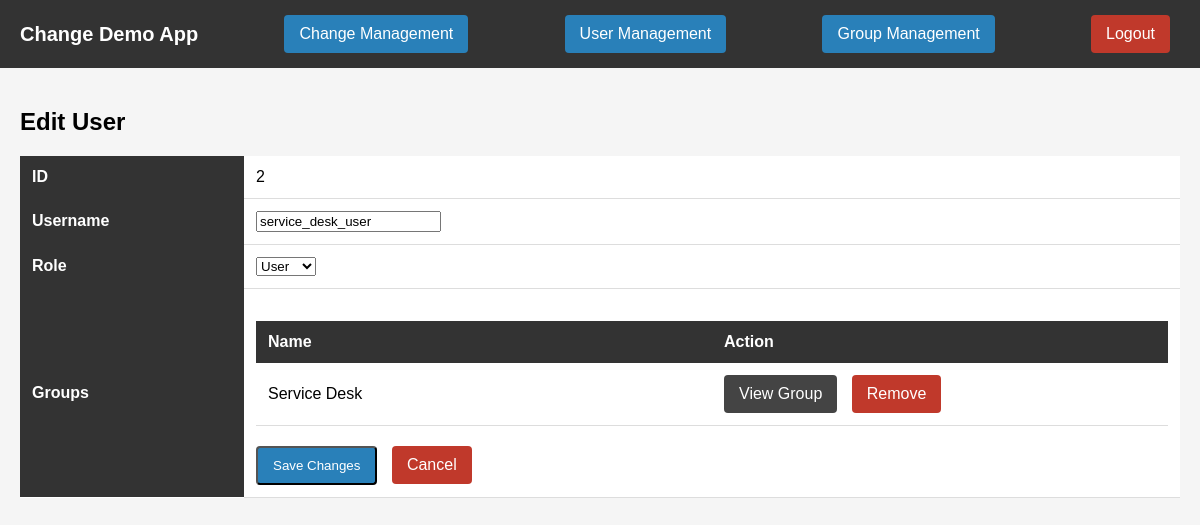
/edit_user/2 (signed in), run on the app's committed database.
### Change_Demo_System/models.py (models this page shows, shortened)
class User(UserMixin, db.Model):
    id = db.Column(db.Integer, primary_key = True)
    username = db.Column(db.String(100), unique =True, nullable = False)
    password = db.Column(db.String(20), nullable = False)
    role = db.Column(db.String(20), nullable=False, default='User')
    groups = db.relationship('Group', secondary='user_group', backref='users')

class Group(db.Model):
    id = db.Column(db.Integer, primary_key=True)
    name = db.Column(db.String(100), unique=True, nullable=False)

### Change_Demo_System/routes/user_management.py (the view)
@user_management_bp.route("/edit_user/<int:user_id>", methods=["GET", "POST"])
@login_required
def edit_user(user_id):
    user = User.query.get(user_id)
    role_options = ["Admin", "User"]
    all_groups = Group.query.all()
    user_group_ids = [g.id for g in user.groups]
    if request.method == "POST":
        user.username = request.form["username"]
        user.role = request.form["role"]
        db.session.commit()
        return redirect(url_for("user_management.user_list"))
    return render_template("edit_user.html", user=user, role_options=role_options, all_groups=all_groups, user_group_ids=user_group_ids)

### Change_Demo_System/templates/edit_user.html (shortened to what this page needs)
{% extends "base.html" %}
{% block content %}
<h2>Edit User</h2>
<form action="{{ url_for('user_management.edit_user', user_id=user.id) }}" method="POST">
    <table class="detail-table">
        <tr>
            <th>ID</th>
            <td>{{ user.id }}</td>
        </tr>
        <tr>
            <th>Username</th>
            <td>
                <input type="text" name="username" value="{{ user.username }}" required>
            </td>
        </tr>
        <tr>
            <th>Role</th>
            <td>
                <select name="role" required>
                    <option value="User" {% if user.role == "User" %}selected{% endif %}>User</option>
                </select>
            </td>
        </tr>
        <tr>
            <th>Groups</th>
            <td>
                {% if user.groups %}
                <table class="detail-table">
                    <thead>
                        <tr>
                            <th>Name</th>
                            <th>Action</th>
                        </tr>
                    </thead>
                    <tbody>
                        {% for group in user.groups %}
                        <tr>
                            <td>{{ group.name }}</td>
                            <td>
                                <a class ="btn" href="{{ url_for('group_management.view_group', group_id=group.id) }}">View Group</a>
                                <a href="{{ url_for('usergroup_management.remove_user_from_group', user_id=user.id, group_id=group.id) }}"
                                   class="btn btn-danger btn-sm"
                                   onclick="return confirm('Remove {{ user.username }} from {{ group.name }}?')">
                                   Remove
                                </a>
                            </td>
                        </tr>
                        {% endfor %}
                {% else %}
                    <em>No groups assigned</em>
                {% endif %}
            </td>
        </tr>
    </table>
    <div class="actions">
        <button type="submit" class="btn btn-primary">Save Changes</button>
        <a class="btn btn-danger" href="{{ url_for('user_management.user_list') }}">Cancel</a>
    </div>
</form>
{% endblock %}

### Change_Demo_System/templates/base.html (style rules this page uses)
body { margin: 0; font-family: Arial, sans-serif; background: #f5f5f5; }
.btn { display: inline-block; padding: 10px 15px; background: #444; color: white; text-decoration: none; border-radius: 4px; margin-right: 10px; }
.btn-danger { background: #c0392b; }
.btn-primary { background: #2980b9; }
.detail-table { width: 100%; border-collapse: collapse; background: white; margin-top: 20px; }
.detail-table th { width: 200px; background: #333; color: white; padding: 12px; text-align: left; }
.detail-table td { padding: 12px; border-bottom: 1px solid #ddd; }
.actions { margin-top: 20px; }

### data on the page
User: id "2", username "service_desk_user", role "User"
Group: name "Service Desk"
